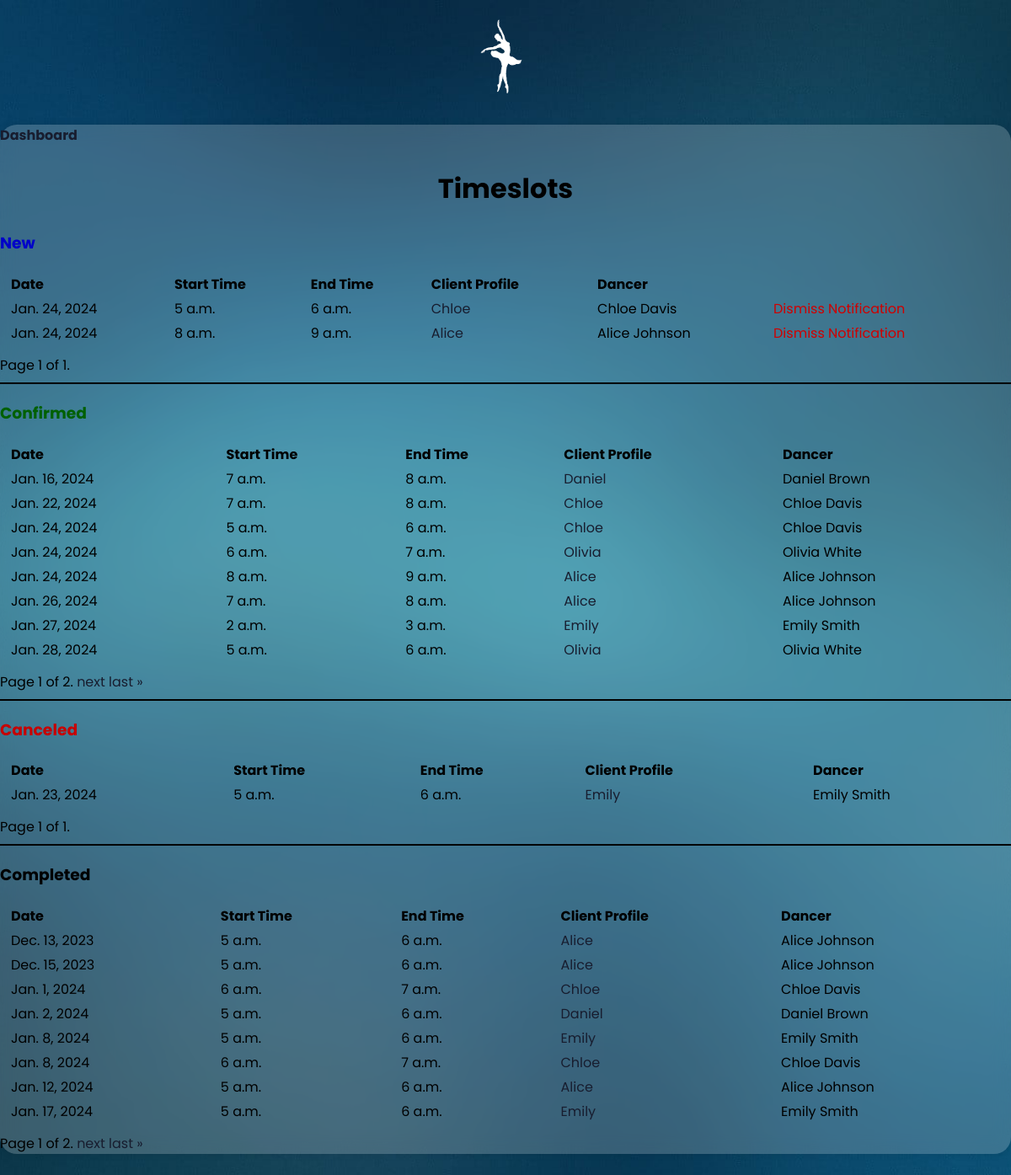
Page /timeslot_bookings/ on the committed database.
### mainapp/models.py (models this page shows, shortened)
class TimeSlot(models.Model):
    STATUS_CHOICES = [
        ('confirmed', 'Confirmed'),
        ('completed', 'Completed'),
    ]
    date = models.DateField(default=date.today)
    start_time = models.TimeField()
    client = models.ForeignKey(CustomUser, on_delete=models.SET_NULL, null=True)
    status = models.CharField(max_length=10, choices=STATUS_CHOICES, default='confirmed')
    is_new = models.BooleanField(default=True)
    class Meta:
        unique_together = [['start_time', 'date']]
        ordering = ["date", "start_time"]
    def end_time(self):
        dt = datetime.combine(datetime.min.date(), self.start_time)
        dt += timedelta(hours=1)
        return dt.time()

class CustomUser(AbstractUser):
    PROVINCE_CHOICES = (
    ('AB', 'Alberta'),
    ('BC', 'British Columbia'),
    ('MB', 'Manitoba'),
    ('NB', 'New Brunswick'),
    ('NL', 'Newfoundland and Labrador'),
    ('NS', 'Nova Scotia'),
    ('ON', 'Ontario'),
    ('PE', 'Prince Edward Island'),
    ('QC', 'Quebec'),
    ('SK', 'Saskatchewan'),
    ('NT', 'Northwest Territories'),
    ('NU', 'Nunavut'),
    ('YT', 'Yukon'),
    )
    dancer_full_name = models.CharField(max_length=50)
    dancer_date_of_birth = models.DateField(blank=True, null=True)
    parent_full_name = models.CharField(max_length=100)
    parent_email = models.EmailField(unique=True)
    parent_phone = models.CharField(max_length=10, blank=True)
    address = models.CharField(max_length=100, blank=True)
    city = models.CharField(max_length=50, blank=True)
    province = models.CharField(max_length=2, choices=PROVINCE_CHOICES, blank=True)
    zip_code = models.CharField(max_length=10, blank=True)
    emergency_contact_full_name = models.CharField(max_length=100, blank=True)
    emergency_contact_phone = models. CharField(max_length=15, blank=True)
    notes = models.TextField(blank=True)
    created = models.DateTimeField(auto_now_add=True)
    updated = models.DateTimeField(auto_now=True)

class CanceledTimeSlot(models.Model):
    date = models.DateField(default=date.today)
    start_time = models.TimeField()
    client = models.ForeignKey(CustomUser, on_delete=models.SET_NULL, null=True)
    def end_time(self):
        dt = datetime.combine(datetime.min.date(), self.start_time)
        dt += timedelta(hours=1)
        return dt.time()

### mainapp/views.py (the view)
# urls.py: path("timeslot_bookings/", views.timeslot_bookings, name="timeslot-bookings"),
def timeslot_bookings(request):
    items_per_page = 8
    confirmed_timeslots_list = TimeSlot.objects.filter(status="confirmed").order_by(
        "date"
    )
    paginator_confirmed = Paginator(confirmed_timeslots_list, items_per_page)
    page_confirmed = request.GET.get("page_confirmed")
    confirmed_timeslots = paginator_confirmed.get_page(page_confirmed)
    canceled_timeslots_list = CanceledTimeSlot.objects.filter().order_by(
        "date"
    )
    paginator_canceled = Paginator(canceled_timeslots_list, items_per_page)
    page_canceled = request.GET.get("page_canceled")
    canceled_timeslots = paginator_canceled.get_page(page_canceled)
    new_timeslots_list = TimeSlot.objects.filter(status="confirmed", is_new=True)
    paginator_new = Paginator(new_timeslots_list, items_per_page)
    page_new = request.GET.get("page_new")
    new_timeslots = paginator_new.get_page(page_new)
    completed_timeslots_list = TimeSlot.objects.filter(status="completed")
    paginator_completed = Paginator(completed_timeslots_list, items_per_page)
    page_completed = request.GET.get("page_completed")
    completed_timeslots = paginator_completed.get_page(page_completed)
    context = {
        "confirmed_timeslots": confirmed_timeslots,
        "canceled_timeslots": canceled_timeslots,
        "new_timeslots": new_timeslots,
        "completed_timeslots": completed_timeslots
    }
    return render(request, "admin/timeslot_bookings.html", context)

### mainapp/templates/admin/timeslot_bookings.html (shortened to what this page needs)
{% extends 'base.html' %} {% block container_class %}custom-wide-container{% endblock %} {% block content %}
<h4><a href="{% url 'dashboard' %}">Dashboard</a></h4>
<h1 class="page-heading">Timeslots</h1>
<h3 style="color: rgb(0, 0, 201)">New</h3>
{% if new_timeslots %}
<table style="text-align: left" class="account-table">
	<thead>
		<tr>
			<th>Date</th>
			<th>Start Time</th>
			<th>End Time</th>
			<th>Client Profile</th>
			<th>Dancer</th>
			<th></th>
		</tr>
	</thead>
	<tbody>
		{% for timeslot in new_timeslots %}
		<tr class="timeslot-{{ timeslot.id }}">
			<td>{{ timeslot.date }}</td>
			<td>{{ timeslot.start_time }}</td>
			<td>{{ timeslot.end_time }}</td>
			<td>
				<a href="{% url 'user-profile' timeslot.client.id %}"
					>{{ timeslot.client.username }}</a
				>
			</td>
			<td>{{ timeslot.client.dancer_full_name }}</td>
			<td>
				<form
					method="post"
					action="{% url 'dismiss_notification' timeslot.id %}">
					<button type="submit" class="dismiss-btn" data-id="{{timeslot.id}}">
						Dismiss Notification
					</button>
				</form>
			</td>
		</tr>
		{% endfor %} {% else %} None {% endif %}
	</tbody>
</table >
<div class="pagination">
	<span class="step-links">
		<span class="current">
			Page {{ new_timeslots.number }} of {{ new_timeslots.paginator.num_pages }}.
		</span>
	</span>
  </div>
<hr class="horizontal-line" />
<h3 style="color: rgb(1, 96, 1)">Confirmed</h3>
<table style="text-align: left" class="account-table">
	{% if confirmed_timeslots %}
	<thead>
		<tr>
			<th>Date</th>
			<th>Start Time</th>
			<th>End Time</th>
			<th>Client Profile</th>
			<th>Dancer</th>
		</tr>
	</thead>
	<tbody>
		{% for timeslot in confirmed_timeslots %}
		<tr>
			<td>{{ timeslot.date }}</td>
			<td>{{ timeslot.start_time }}</td>
			<td>{{ timeslot.end_time }}</td>
			<td>
				<a href="{% url 'user-profile' timeslot.client.id %}"
					>{{ timeslot.client.username }}</a>
			</td>
			<td>{{ timeslot.client.dancer_full_name }}</td>
		</tr>
		{% endfor %}
	</tbody>
		{% else %}
		None
		{% endif %}
</table>
<div class="pagination">
  <span class="step-links">
      <span class="current">
          Page {{ confirmed_timeslots.number }} of {{ confirmed_timeslots.paginator.num_pages }}.
      </span>
      {% if confirmed_timeslots.has_next %}
          <a href="?page_confirmed={{ confirmed_timeslots.next_page_number }}">next</a>
          <a href="?page_confirmed={{ confirmed_timeslots.paginator.num_pages }}">last &raquo;</a>
      {% endif %}
  </span>
</div>
<hr class="horizontal-line" />
<h3 style="color: rgb(199, 0, 0)">Canceled</h3>
{% if canceled_timeslots %}
<table style="text-align: left" class="account-table">
	<thead>
		<tr>
			<th>Date</th>
			<th>Start Time</th>
			<th>End Time</th>
			<th>Client Profile</th>
			<th>Dancer</th>
		</tr>
	</thead>
	<tbody>
		{% for timeslot in canceled_timeslots %}
		<tr>
			<td>{{ timeslot.date }}</td>
			<td>{{ timeslot.start_time }}</td>
			<td>{{ timeslot.end_time }}</td>
			<td>
				<a href="{% url 'user-profile' timeslot.client.id %}">{{ timeslot.client.username }}</a>
			</td>
			<td>{{ timeslot.client.dancer_full_name }}</td>
		</tr>
		{% endfor %}
		{% else %}
		None
		{% endif %}
	</tbody>
</table>
<div class="pagination">
	<span class="step-links">
		<span class="current">
			Page {{ canceled_timeslots.number }} of {{ canceled_timeslots.paginator.num_pages }}.
		</span>
	</span>
  </div>
  <hr class="horizontal-line" />
  <h3 style="color: rgb(0, 0, 0)">Completed</h3>
  {% if completed_timeslots %}
  <table style="text-align: left" class="account-table">
	  <thead>
		  <tr>
			  <th>Date</th>
			  <th>Start Time</th>
			  <th>End Time</th>
			  <th>Client Profile</th>
			  <th>Dancer</th>
		  </tr>
	  </thead>
	  <tbody>
		  {% for timeslot in completed_timeslots %}
		  <tr>
			  <td>{{ timeslot.date }}</td>
			  <td>{{ timeslot.start_time }}</td>
			  <td>{{ timeslot.end_time }}</td>
			  <td>
				  <a href="{% url 'user-profile' timeslot.client.id %}">{{ timeslot.client.username }}</a>
			  </td>
			  <td>{{ timeslot.client.dancer_full_name }}</td>
		  </tr>
		  {% endfor %}
		  {% else %}
		  None
		  {% endif %}
	  </tbody>
  </table>
  <div class="pagination">
	<span class="step-links">
		<span class="current">
			Page {{ completed_timeslots.number }} of {{ completed_timeslots.paginator.num_pages }}.
		</span>
		{% if completed_timeslots.has_next %}
			<a href="?page_canceled={{ completed_timeslots.next_page_number }}">next</a>
			<a href="?page_canceled={{ completed_timeslots.paginator.num_pages }}">last &raquo;</a>
		{% endif %}
	</span>
  </div>
{% endblock %}

### mainapp/templates/base.html (shortened to what this page needs)
{% load static %}
<!DOCTYPE html>
<html lang="en">
	<head>
		<link
			href="https://cdnjs.cloudflare.com/ajax/libs/fullcalendar/5.8.0/main.min.css"
			rel="stylesheet" />
		<link
			rel="stylesheet"
			type="text/css"
			href="{% static 'css/style.css' %}" />
	</head>
	<body>
		<header>
			<img src="{% static 'img/dancer-full.png' %}">
		</header>
		<div class="{% block container_class %}container{% endblock %}">{% block content %} {% endblock %}</div>
	</body>
	<br>
</html>

### mainapp/static/css/style.css (style rules this page uses)
html { height: 100%; }
body { font-family: "Poppins", sans-serif; background-image: url("/static/img/gradient-background.jpg"); background-size: cover; background-repeat: no-repeat; background-position: center center; background-attachment: fixed; margin: 0; }
img { height: 100px; }
header { text-align: center; padding-top: 20px; }
h2, h3 { margin-top: 20px; font-family: "Poppins", sans-serif; }
th, td, h4, h5, button { font-family: "Poppins", sans-serif; }
a { text-decoration: none; color: #181d2f; transition: color 0.2s; position: relative; }
.page-heading { text-align: center; border-radius: 10px; font-family: "Poppins", sans-serif; padding: 5px; }
table { width: 100%; text-align: left; margin: 0 10px; }
.custom-wide-container { width: 800px; margin: 20px auto; background-color: rgba(255, 255, 255, 0.2); backdrop-filter: blur(10px); padding: 20px; box-shadow: 0 0 10px rgba(0, 0, 0, 0.1); border-radius: 20px; }
.horizontal-line { border: none; height: 2px; background-color: #000; }
button { background-color: #007bff; color: #fff; padding: 10px 15px; border: none; border-radius: 4px; cursor: pointer; margin-top: 10px; }
.dismiss-btn { background-color: transparent; border: none; color: rgb(208, 0, 0); font-size: 16px; cursor: pointer; outline: none; padding: 0; margin: 0; line-height: 1; }
form { font-family: "Poppins", sans-serif; }
a::before { content: ""; position: absolute; bottom: -2px; left: 0; width: 100%; height: 2px; background-color: #6159fc; transform: scaleX(0); transform-origin: center; transition: transform 0.2s; }
.pagination { margin-top: 10px; }
@media only screen and (min-width: 601px) and (max-width: 1200px) { .custom-wide-container { width: 100%; margin: 0; padding: 0; } }

### rows in the picture
TimeSlot: date "Jan. 24, 2024", start_time "5 a.m.", end_time "6 a.m.", client.username "Chloe", client.dancer_full_name "Chloe Davis"
TimeSlot: date "Jan. 24, 2024", start_time "8 a.m.", end_time "9 a.m.", client.username "Alice", client.dancer_full_name "Alice Johnson"
TimeSlot: date "Jan. 16, 2024", start_time "7 a.m.", end_time "8 a.m.", client.username "Daniel", client.dancer_full_name "Daniel Brown"
TimeSlot: date "Jan. 22, 2024", start_time "7 a.m.", end_time "8 a.m.", client.username "Chloe", client.dancer_full_name "Chloe Davis"
TimeSlot: date "Jan. 24, 2024", start_time "6 a.m.", end_time "7 a.m.", client.username "Olivia", client.dancer_full_name "Olivia White"
TimeSlot: date "Jan. 26, 2024", start_time "7 a.m.", end_time "8 a.m.", client.username "Alice", client.dancer_full_name "Alice Johnson"
TimeSlot: date "Jan. 27, 2024", start_time "2 a.m.", end_time "3 a.m.", client.username "Emily", client.dancer_full_name "Emily Smith"
TimeSlot: date "Jan. 28, 2024", start_time "5 a.m.", end_time "6 a.m.", client.username "Olivia", client.dancer_full_name "Olivia White"
CanceledTimeSlot: date "Jan. 23, 2024", start_time "5 a.m.", end_time "6 a.m.", client.username "Emily", client.dancer_full_name "Emily Smith"
TimeSlot: date "Dec. 13, 2023", start_time "5 a.m.", end_time "6 a.m.", client.username "Alice", client.dancer_full_name "Alice Johnson"
TimeSlot: date "Dec. 15, 2023", start_time "5 a.m.", end_time "6 a.m.", client.username "Alice", client.dancer_full_name "Alice Johnson"
TimeSlot: date "Jan. 1, 2024", start_time "6 a.m.", end_time "7 a.m.", client.username "Chloe", client.dancer_full_name "Chloe Davis"
TimeSlot: date "Jan. 2, 2024", start_time "5 a.m.", end_time "6 a.m.", client.username "Daniel", client.dancer_full_name "Daniel Brown"
TimeSlot: date "Jan. 8, 2024", start_time "5 a.m.", end_time "6 a.m.", client.username "Emily", client.dancer_full_name "Emily Smith"
TimeSlot: date "Jan. 8, 2024", start_time "6 a.m.", end_time "7 a.m.", client.username "Chloe", client.dancer_full_name "Chloe Davis"
TimeSlot: date "Jan. 12, 2024", start_time "5 a.m.", end_time "6 a.m.", client.username "Alice", client.dancer_full_name "Alice Johnson"
TimeSlot: date "Jan. 17, 2024", start_time "5 a.m.", end_time "6 a.m.", client.username "Emily", client.dancer_full_name "Emily Smith"

### other values in the picture
{{ new_timeslots.number }} "1"
{{ new_timeslots.paginator.num_pages }} "1"
{{ confirmed_timeslots.number }} "1"
{{ confirmed_timeslots.paginator.num_pages }} "2"
{{ canceled_timeslots.number }} "1"
{{ canceled_timeslots.paginator.num_pages }} "1"
{{ completed_timeslots.number }} "1"
{{ completed_timeslots.paginator.num_pages }} "2"
